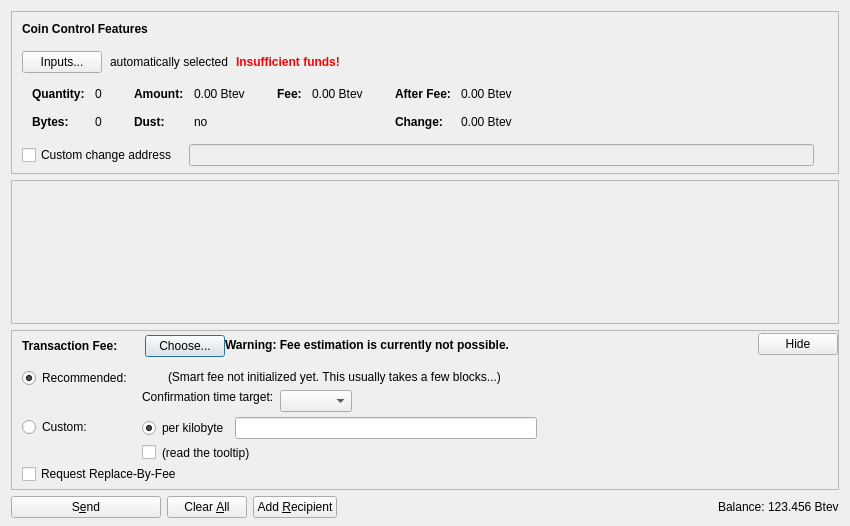
<?xml version="1.0" encoding="UTF-8"?>
<ui version="4.0">
 <class>SendCoinsDialog</class>
 <widget class="QDialog" name="SendCoinsDialog">
  <property name="geometry">
   <rect>
    <x>0</x>
    <y>0</y>
    <width>850</width>
    <height>526</height>
   </rect>
  </property>
  <property name="windowTitle">
   <string>Send Coins</string>
  </property>
  <layout class="QVBoxLayout" name="verticalLayout" stretch="0,1,0,0">
   <property name="bottomMargin">
    <number>8</number>
   </property>
   <item>
    <widget class="QFrame" name="frameCoinControl">
     <property name="sizePolicy">
      <sizepolicy hsizetype="Expanding" vsizetype="Expanding">
       <horstretch>0</horstretch>
       <verstretch>0</verstretch>
      </sizepolicy>
     </property>
     <property name="maximumSize">
      <size>
       <width>16777215</width>
       <height>16777215</height>
      </size>
     </property>
     <property name="frameShape">
      <enum>QFrame::StyledPanel</enum>
     </property>
     <property name="frameShadow">
      <enum>QFrame::Sunken</enum>
     </property>
     <layout class="QVBoxLayout" name="verticalLayoutCoinControl2">
      <property name="spacing">
       <number>0</number>
      </property>
      <property name="leftMargin">
       <number>0</number>
      </property>
      <property name="topMargin">
       <number>0</number>
      </property>
      <property name="rightMargin">
       <number>0</number>
      </property>
      <property name="bottomMargin">
       <number>6</number>
      </property>
      <item>
       <layout class="QVBoxLayout" name="verticalLayoutCoinControl" stretch="0,0,0,0,1">
        <property name="spacing">
         <number>0</number>
        </property>
        <property name="leftMargin">
         <number>10</number>
        </property>
        <property name="topMargin">
         <number>10</number>
        </property>
        <item>
         <layout class="QHBoxLayout" name="horizontalLayoutCoinControl1">
          <property name="bottomMargin">
           <number>15</number>
          </property>
          <item>
           <widget class="QLabel" name="labelCoinControlFeatures">
            <property name="sizePolicy">
             <sizepolicy hsizetype="Preferred" vsizetype="Maximum">
              <horstretch>0</horstretch>
              <verstretch>0</verstretch>
             </sizepolicy>
            </property>
            <property name="font">
             <font>
              <weight>75</weight>
              <bold>true</bold>
             </font>
            </property>
            <property name="styleSheet">
             <string notr="true">font-weight:bold;</string>
            </property>
            <property name="text">
             <string>Coin Control Features</string>
            </property>
           </widget>
          </item>
         </layout>
        </item>
        <item>
         <layout class="QHBoxLayout" name="horizontalLayoutCoinControl2" stretch="0,0,0,0">
          <property name="spacing">
           <number>8</number>
          </property>
          <property name="bottomMargin">
           <number>10</number>
          </property>
          <item>
           <widget class="QPushButton" name="pushButtonCoinControl">
            <property name="styleSheet">
             <string notr="true"/>
            </property>
            <property name="text">
             <string>Inputs...</string>
            </property>
            <property name="autoDefault">
             <bool>false</bool>
            </property>
           </widget>
          </item>
          <item>
           <widget class="QLabel" name="labelCoinControlAutomaticallySelected">
            <property name="text">
             <string>automatically selected</string>
            </property>
            <property name="margin">
             <number>5</number>
            </property>
           </widget>
          </item>
          <item>
           <widget class="QLabel" name="labelCoinControlInsuffFunds">
            <property name="font">
             <font>
              <weight>75</weight>
              <bold>true</bold>
             </font>
            </property>
            <property name="styleSheet">
             <string notr="true">color:red;font-weight:bold;</string>
            </property>
            <property name="text">
             <string>Insufficient funds!</string>
            </property>
            <property name="margin">
             <number>5</number>
            </property>
           </widget>
          </item>
          <item>
           <spacer name="horizontalSpacerCoinControl">
            <property name="orientation">
             <enum>Qt::Horizontal</enum>
            </property>
            <property name="sizeHint" stdset="0">
             <size>
              <width>40</width>
              <height>1</height>
             </size>
            </property>
           </spacer>
          </item>
         </layout>
        </item>
        <item>
         <widget class="QWidget" name="widgetCoinControl" native="true">
          <property name="sizePolicy">
           <sizepolicy hsizetype="Preferred" vsizetype="Preferred">
            <horstretch>0</horstretch>
            <verstretch>0</verstretch>
           </sizepolicy>
          </property>
          <property name="minimumSize">
           <size>
            <width>0</width>
            <height>0</height>
           </size>
          </property>
          <property name="styleSheet">
           <string notr="true"/>
          </property>
          <layout class="QHBoxLayout" name="horizontalLayoutCoinControl5">
           <property name="leftMargin">
            <number>0</number>
           </property>
           <property name="topMargin">
            <number>0</number>
           </property>
           <property name="rightMargin">
            <number>0</number>
           </property>
           <property name="bottomMargin">
            <number>0</number>
           </property>
           <item>
            <layout class="QHBoxLayout" name="horizontalLayoutCoinControl3" stretch="0,0,0,1">
             <property name="spacing">
              <number>20</number>
             </property>
             <property name="topMargin">
              <number>0</number>
             </property>
             <property name="bottomMargin">
              <number>10</number>
             </property>
             <item>
              <layout class="QFormLayout" name="formLayoutCoinControl1">
               <property name="horizontalSpacing">
                <number>10</number>
               </property>
               <property name="verticalSpacing">
                <number>14</number>
               </property>
               <property name="leftMargin">
                <number>10</number>
               </property>
               <property name="topMargin">
                <number>4</number>
               </property>
               <property name="rightMargin">
                <number>6</number>
               </property>
               <item row="0" column="0">
                <widget class="QLabel" name="labelCoinControlQuantityText">
                 <property name="font">
                  <font>
                   <weight>75</weight>
                   <bold>true</bold>
                  </font>
                 </property>
                 <property name="text">
                  <string>Quantity:</string>
                 </property>
                 <property name="margin">
                  <number>0</number>
                 </property>
                </widget>
               </item>
               <item row="0" column="1">
                <widget class="QLabel" name="labelCoinControlQuantity">
                 <property name="cursor">
                  <cursorShape>IBeamCursor</cursorShape>
                 </property>
                 <property name="contextMenuPolicy">
                  <enum>Qt::ActionsContextMenu</enum>
                 </property>
                 <property name="text">
                  <string notr="true">0</string>
                 </property>
                 <property name="margin">
                  <number>0</number>
                 </property>
                 <property name="textInteractionFlags">
                  <set>Qt::LinksAccessibleByMouse|Qt::TextSelectableByKeyboard|Qt::TextSelectableByMouse</set>
                 </property>
                </widget>
               </item>
               <item row="1" column="0">
                <widget class="QLabel" name="labelCoinControlBytesText">
                 <property name="font">
                  <font>
                   <weight>75</weight>
                   <bold>true</bold>
                  </font>
                 </property>
                 <property name="text">
                  <string>Bytes:</string>
                 </property>
                </widget>
               </item>
               <item row="1" column="1">
                <widget class="QLabel" name="labelCoinControlBytes">
                 <property name="cursor">
                  <cursorShape>IBeamCursor</cursorShape>
                 </property>
                 <property name="contextMenuPolicy">
                  <enum>Qt::ActionsContextMenu</enum>
                 </property>
                 <property name="text">
                  <string notr="true">0</string>
                 </property>
                 <property name="textInteractionFlags">
                  <set>Qt::LinksAccessibleByMouse|Qt::TextSelectableByKeyboard|Qt::TextSelectableByMouse</set>
                 </property>
                </widget>
               </item>
              </layout>
             </item>
             <item>
              <layout class="QFormLayout" name="formLayoutCoinControl2">
               <property name="horizontalSpacing">
                <number>10</number>
               </property>
               <property name="verticalSpacing">
                <number>14</number>
               </property>
               <property name="leftMargin">
                <number>6</number>
               </property>
               <property name="topMargin">
                <number>4</number>
               </property>
               <property name="rightMargin">
                <number>6</number>
               </property>
               <item row="0" column="0">
                <widget class="QLabel" name="labelCoinControlAmountText">
                 <property name="font">
                  <font>
                   <weight>75</weight>
                   <bold>true</bold>
                  </font>
                 </property>
                 <property name="text">
                  <string>Amount:</string>
                 </property>
                 <property name="margin">
                  <number>0</number>
                 </property>
                </widget>
               </item>
               <item row="0" column="1">
                <widget class="QLabel" name="labelCoinControlAmount">
                 <property name="cursor">
                  <cursorShape>IBeamCursor</cursorShape>
                 </property>
                 <property name="contextMenuPolicy">
                  <enum>Qt::ActionsContextMenu</enum>
                 </property>
                 <property name="text">
                  <string notr="true">0.00 Btev</string>
                 </property>
                 <property name="textInteractionFlags">
                  <set>Qt::LinksAccessibleByMouse|Qt::TextSelectableByKeyboard|Qt::TextSelectableByMouse</set>
                 </property>
                </widget>
               </item>
               <item row="1" column="0">
                <widget class="QLabel" name="labelCoinControlLowOutputText">
                 <property name="font">
                  <font>
                   <weight>75</weight>
                   <bold>true</bold>
                  </font>
                 </property>
                 <property name="text">
                  <string>Dust:</string>
                 </property>
                </widget>
               </item>
               <item row="1" column="1">
                <widget class="QLabel" name="labelCoinControlLowOutput">
                 <property name="cursor">
                  <cursorShape>IBeamCursor</cursorShape>
                 </property>
                 <property name="contextMenuPolicy">
                  <enum>Qt::ActionsContextMenu</enum>
                 </property>
                 <property name="text">
                  <string notr="true">no</string>
                 </property>
                 <property name="textInteractionFlags">
                  <set>Qt::LinksAccessibleByMouse|Qt::TextSelectableByKeyboard|Qt::TextSelectableByMouse</set>
                 </property>
                </widget>
               </item>
              </layout>
             </item>
             <item>
              <layout class="QFormLayout" name="formLayoutCoinControl3">
               <property name="horizontalSpacing">
                <number>10</number>
               </property>
               <property name="verticalSpacing">
                <number>14</number>
               </property>
               <property name="leftMargin">
                <number>6</number>
               </property>
               <property name="topMargin">
                <number>4</number>
               </property>
               <property name="rightMargin">
                <number>6</number>
               </property>
               <item row="0" column="0">
                <widget class="QLabel" name="labelCoinControlFeeText">
                 <property name="font">
                  <font>
                   <weight>75</weight>
                   <bold>true</bold>
                  </font>
                 </property>
                 <property name="text">
                  <string>Fee:</string>
                 </property>
                 <property name="margin">
                  <number>0</number>
                 </property>
                </widget>
               </item>
               <item row="0" column="1">
                <widget class="QLabel" name="labelCoinControlFee">
                 <property name="cursor">
                  <cursorShape>IBeamCursor</cursorShape>
                 </property>
                 <property name="contextMenuPolicy">
                  <enum>Qt::ActionsContextMenu</enum>
                 </property>
                 <property name="text">
                  <string notr="true">0.00 Btev</string>
                 </property>
                 <property name="textInteractionFlags">
                  <set>Qt::LinksAccessibleByMouse|Qt::TextSelectableByKeyboard|Qt::TextSelectableByMouse</set>
                 </property>
                </widget>
               </item>
              </layout>
             </item>
             <item>
              <layout class="QFormLayout" name="formLayoutCoinControl4">
               <property name="horizontalSpacing">
                <number>10</number>
               </property>
               <property name="verticalSpacing">
                <number>14</number>
               </property>
               <property name="leftMargin">
                <number>6</number>
               </property>
               <property name="topMargin">
                <number>4</number>
               </property>
               <property name="rightMargin">
                <number>6</number>
               </property>
               <item row="0" column="0">
                <widget class="QLabel" name="labelCoinControlAfterFeeText">
                 <property name="font">
                  <font>
                   <weight>75</weight>
                   <bold>true</bold>
                  </font>
                 </property>
                 <property name="text">
                  <string>After Fee:</string>
                 </property>
                 <property name="margin">
                  <number>0</number>
                 </property>
                </widget>
               </item>
               <item row="0" column="1">
                <widget class="QLabel" name="labelCoinControlAfterFee">
                 <property name="cursor">
                  <cursorShape>IBeamCursor</cursorShape>
                 </property>
                 <property name="contextMenuPolicy">
                  <enum>Qt::ActionsContextMenu</enum>
                 </property>
                 <property name="text">
                  <string notr="true">0.00 Btev</string>
                 </property>
                 <property name="textInteractionFlags">
                  <set>Qt::LinksAccessibleByMouse|Qt::TextSelectableByKeyboard|Qt::TextSelectableByMouse</set>
                 </property>
                </widget>
               </item>
               <item row="1" column="0">
                <widget class="QLabel" name="labelCoinControlChangeText">
                 <property name="font">
                  <font>
                   <weight>75</weight>
                   <bold>true</bold>
                  </font>
                 </property>
                 <property name="text">
                  <string>Change:</string>
                 </property>
                </widget>
               </item>
               <item row="1" column="1">
                <widget class="QLabel" name="labelCoinControlChange">
                 <property name="cursor">
                  <cursorShape>IBeamCursor</cursorShape>
                 </property>
                 <property name="contextMenuPolicy">
                  <enum>Qt::ActionsContextMenu</enum>
                 </property>
                 <property name="text">
                  <string notr="true">0.00 Btev</string>
                 </property>
                 <property name="textInteractionFlags">
                  <set>Qt::LinksAccessibleByMouse|Qt::TextSelectableByKeyboard|Qt::TextSelectableByMouse</set>
                 </property>
                </widget>
               </item>
              </layout>
             </item>
            </layout>
           </item>
          </layout>
         </widget>
        </item>
        <item>
         <layout class="QHBoxLayout" name="horizontalLayoutCoinControl4" stretch="0,0,0">
          <property name="spacing">
           <number>12</number>
          </property>
          <property name="sizeConstraint">
           <enum>QLayout::SetDefaultConstraint</enum>
          </property>
          <property name="topMargin">
           <number>5</number>
          </property>
          <property name="rightMargin">
           <number>5</number>
          </property>
          <item>
           <widget class="QCheckBox" name="checkBoxCoinControlChange">
            <property name="toolTip">
             <string>If this is activated, but the change address is empty or invalid, change will be sent to a newly generated address.</string>
            </property>
            <property name="text">
             <string>Custom change address</string>
            </property>
           </widget>
          </item>
          <item>
           <widget class="QValidatedLineEdit" name="lineEditCoinControlChange">
            <property name="enabled">
             <bool>false</bool>
            </property>
            <property name="sizePolicy">
             <sizepolicy hsizetype="Expanding" vsizetype="Fixed">
              <horstretch>0</horstretch>
              <verstretch>0</verstretch>
             </sizepolicy>
            </property>
           </widget>
          </item>
          <item>
           <widget class="QLabel" name="labelCoinControlChangeLabel">
            <property name="sizePolicy">
             <sizepolicy hsizetype="Preferred" vsizetype="Expanding">
              <horstretch>0</horstretch>
              <verstretch>0</verstretch>
             </sizepolicy>
            </property>
            <property name="minimumSize">
             <size>
              <width>0</width>
              <height>0</height>
             </size>
            </property>
            <property name="text">
             <string/>
            </property>
            <property name="margin">
             <number>3</number>
            </property>
           </widget>
          </item>
         </layout>
        </item>
        <item>
         <spacer name="verticalSpacerCoinControl">
          <property name="orientation">
           <enum>Qt::Vertical</enum>
          </property>
          <property name="sizeHint" stdset="0">
           <size>
            <width>800</width>
            <height>1</height>
           </size>
          </property>
         </spacer>
        </item>
       </layout>
      </item>
     </layout>
    </widget>
   </item>
   <item>
    <widget class="QScrollArea" name="scrollArea">
     <property name="widgetResizable">
      <bool>true</bool>
     </property>
     <widget class="QWidget" name="scrollAreaWidgetContents">
      <property name="geometry">
       <rect>
        <x>0</x>
        <y>0</y>
        <width>830</width>
        <height>104</height>
       </rect>
      </property>
      <layout class="QVBoxLayout" name="verticalLayout_2" stretch="0,1">
       <property name="leftMargin">
        <number>0</number>
       </property>
       <property name="topMargin">
        <number>0</number>
       </property>
       <property name="rightMargin">
        <number>0</number>
       </property>
       <property name="bottomMargin">
        <number>0</number>
       </property>
       <item>
        <layout class="QVBoxLayout" name="entries">
         <property name="spacing">
          <number>6</number>
         </property>
        </layout>
       </item>
       <item>
        <spacer name="verticalSpacer">
         <property name="orientation">
          <enum>Qt::Vertical</enum>
         </property>
         <property name="sizeHint" stdset="0">
          <size>
           <width>20</width>
           <height>40</height>
          </size>
         </property>
        </spacer>
       </item>
      </layout>
     </widget>
    </widget>
   </item>
   <item>
    <widget class="QFrame" name="frameFee">
     <property name="sizePolicy">
      <sizepolicy hsizetype="Expanding" vsizetype="Expanding">
       <horstretch>0</horstretch>
       <verstretch>0</verstretch>
      </sizepolicy>
     </property>
     <property name="maximumSize">
      <size>
       <width>16777215</width>
       <height>16777215</height>
      </size>
     </property>
     <property name="frameShape">
      <enum>QFrame::StyledPanel</enum>
     </property>
     <property name="frameShadow">
      <enum>QFrame::Sunken</enum>
     </property>
     <layout class="QVBoxLayout" name="verticalLayoutFee1">
      <property name="spacing">
       <number>0</number>
      </property>
      <property name="leftMargin">
       <number>0</number>
      </property>
      <property name="topMargin">
       <number>0</number>
      </property>
      <property name="rightMargin">
       <number>0</number>
      </property>
      <property name="bottomMargin">
       <number>0</number>
      </property>
      <item>
       <layout class="QVBoxLayout" name="verticalLayoutFee2" stretch="0,0,0">
        <property name="spacing">
         <number>0</number>
        </property>
        <property name="leftMargin">
         <number>10</number>
        </property>
        <property name="topMargin">
         <number>0</number>
        </property>
        <item>
         <layout class="QHBoxLayout" name="horizontalLayoutFee1">
          <property name="bottomMargin">
           <number>0</number>
          </property>
          <item>
           <layout class="QVBoxLayout" name="verticalLayoutFee7">
            <property name="spacing">
             <number>0</number>
            </property>
            <item>
             <spacer name="verticalSpacerSmartFee">
              <property name="orientation">
               <enum>Qt::Vertical</enum>
              </property>
              <property name="sizeType">
               <enum>QSizePolicy::Fixed</enum>
              </property>
              <property name="sizeHint" stdset="0">
               <size>
                <width>1</width>
                <height>4</height>
               </size>
              </property>
             </spacer>
            </item>
            <item>
             <layout class="QHBoxLayout" name="horizontalLayoutSmartFee">
              <property name="spacing">
               <number>10</number>
              </property>
              <item>
               <widget class="QLabel" name="labelFeeHeadline">
                <property name="sizePolicy">
                 <sizepolicy hsizetype="Preferred" vsizetype="Maximum">
                  <horstretch>0</horstretch>
                  <verstretch>0</verstretch>
                 </sizepolicy>
                </property>
                <property name="font">
                 <font>
                  <weight>75</weight>
                  <bold>true</bold>
                 </font>
                </property>
                <property name="styleSheet">
                 <string notr="true">font-weight:bold;</string>
                </property>
                <property name="text">
                 <string>Transaction Fee:</string>
                </property>
               </widget>
              </item>
              <item>
               <widget class="QLabel" name="labelFeeMinimized">
                <property name="text">
                 <string/>
                </property>
               </widget>
              </item>
              <item>
               <widget class="QPushButton" name="buttonChooseFee">
                <property name="text">
                 <string>Choose...</string>
                </property>
               </widget>
              </item>
             </layout>
            </item>
            <item>
             <spacer name="verticalSpacer_5">
              <property name="orientation">
               <enum>Qt::Vertical</enum>
              </property>
              <property name="sizeHint" stdset="0">
               <size>
                <width>1</width>
                <height>1</height>
               </size>
              </property>
             </spacer>
            </item>
           </layout>
          </item>
          <item>
           <widget class="QLabel" name="fallbackFeeWarningLabel">
            <property name="toolTip">
             <string>Using the fallbackfee can result in sending a transaction that will take several hours or days (or never) to confirm. Consider choosing your fee manually or wait until you have validated the complete chain.</string>
            </property>
            <property name="font">
            <font>
                <weight>75</weight>
                <bold>true</bold>
            </font>
            </property>
            <property name="text">
             <string>Warning: Fee estimation is currently not possible.</string>
            </property>
            <property name="wordWrap">
             <bool>false</bool>
            </property>
           </widget>
          </item>
          <item>
           <spacer name="horizontalSpacer_4">
            <property name="orientation">
             <enum>Qt::Horizontal</enum>
            </property>
            <property name="sizeType">
             <enum>QSizePolicy::MinimumExpanding</enum>
            </property>
            <property name="sizeHint" stdset="0">
             <size>
              <width>40</width>
              <height>20</height>
             </size>
            </property>
           </spacer>
          </item>
          <item>
           <widget class="QPushButton" name="buttonMinimizeFee">
            <property name="toolTip">
             <string>collapse fee-settings</string>
            </property>
            <property name="text">
             <string>Hide</string>
            </property>
           </widget>
          </item>
         </layout>
        </item>
        <item>
         <widget class="QFrame" name="frameFeeSelection">
          <layout class="QVBoxLayout" name="verticalLayoutFee12">
           <property name="spacing">
            <number>0</number>
           </property>
           <property name="leftMargin">
            <number>0</number>
           </property>
           <property name="topMargin">
            <number>0</number>
           </property>
           <property name="rightMargin">
            <number>0</number>
           </property>
           <property name="bottomMargin">
            <number>0</number>
           </property>
           <item>
            <layout class="QGridLayout" name="gridLayoutFee">
             <property name="topMargin">
              <number>10</number>
             </property>
             <property name="bottomMargin">
              <number>4</number>
             </property>
             <property name="horizontalSpacing">
              <number>10</number>
             </property>
             <property name="verticalSpacing">
              <number>4</number>
             </property>
             <item row="1" column="1">
              <layout class="QVBoxLayout" name="verticalLayoutFee8">
               <property name="spacing">
                <number>6</number>
               </property>
               <item>
                <layout class="QHBoxLayout" name="horizontalLayoutFee13">
                 <item>
                  <widget class="QRadioButton" name="radioCustomPerKilobyte">
                   <property name="toolTip">
                    <string>If the custom fee is set to 1000 satoshis and the transaction is only 250 bytes, then &quot;per kilobyte&quot; only pays 250 satoshis in fee, while &quot;total at least&quot; pays 1000 satoshis. For transactions bigger than a kilobyte both pay by kilobyte.</string>
                   </property>
                   <property name="text">
                    <string>per kilobyte</string>
                   </property>
                   <property name="checked">
                    <bool>true</bool>
                   </property>
                   <attribute name="buttonGroup">
                    <string notr="true">groupCustomFee</string>
                   </attribute>
                  </widget>
                 </item>
                 <item>
                  <widget class="BitcoinAmountField" name="customFee"/>
                 </item>
                 <item>
                  <spacer name="horizontalSpacer_6">
                   <property name="orientation">
                    <enum>Qt::Horizontal</enum>
                   </property>
                   <property name="sizeHint" stdset="0">
                    <size>
                     <width>1</width>
                     <height>1</height>
                    </size>
                   </property>
                  </spacer>
                 </item>
                </layout>
               </item>
               <item>
                <layout class="QHBoxLayout" name="horizontalLayoutFee8">
                 <item>
                  <widget class="QCheckBox" name="checkBoxMinimumFee">
                   <property name="toolTip">
                    <string>Paying only the minimum fee is just fine as long as there is less transaction volume than space in the blocks. But be aware that this can end up in a never confirming transaction once there is more demand for bitcoinevelin transactions than the network can process.</string>
                   </property>
                   <property name="text">
                    <string/>
                   </property>
                  </widget>
                 </item>
                 <item>
                  <widget class="QLabel" name="labelMinFeeWarning">
                   <property name="enabled">
                    <bool>true</bool>
                   </property>
                   <property name="toolTip">
                    <string>Paying only the minimum fee is just fine as long as there is less transaction volume than space in the blocks. But be aware that this can end up in a never confirming transaction once there is more demand for bitcoinevelin transactions than the network can process.</string>
                   </property>
                   <property name="text">
                    <string>(read the tooltip)</string>
                   </property>
                   <property name="margin">
                    <number>5</number>
                   </property>
                  </widget>
                 </item>
                 <item>
                  <spacer name="horizontalSpacer_2">
                   <property name="orientation">
                    <enum>Qt::Horizontal</enum>
                   </property>
                   <property name="sizeHint" stdset="0">
                    <size>
                     <width>1</width>
                     <height>1</height>
                    </size>
                   </property>
                  </spacer>
                 </item>
                </layout>
               </item>
              </layout>
             </item>
             <item row="0" column="0">
              <layout class="QVBoxLayout" name="verticalLayoutFee4" stretch="0,1">
               <item>
                <widget class="QRadioButton" name="radioSmartFee">
                 <property name="text">
                  <string>Recommended:</string>
                 </property>
                 <property name="checked">
                  <bool>true</bool>
                 </property>
                 <attribute name="buttonGroup">
                  <string notr="true">groupFee</string>
                 </attribute>
                </widget>
               </item>
               <item>
                <spacer name="verticalSpacer_2">
                 <property name="orientation">
                  <enum>Qt::Vertical</enum>
                 </property>
                 <property name="sizeHint" stdset="0">
                  <size>
                   <width>1</width>
                   <height>1</height>
                  </size>
                 </property>
                </spacer>
               </item>
              </layout>
             </item>
             <item row="1" column="0">
              <layout class="QVBoxLayout" name="verticalLayoutFee9" stretch="0,1">
               <item>
                <widget class="QRadioButton" name="radioCustomFee">
                 <property name="text">
                  <string>Custom:</string>
                 </property>
                 <attribute name="buttonGroup">
                  <string notr="true">groupFee</string>
                 </attribute>
                </widget>
               </item>
               <item>
                <spacer name="verticalSpacer_6">
                 <property name="orientation">
                  <enum>Qt::Vertical</enum>
                 </property>
                 <property name="sizeHint" stdset="0">
                  <size>
                   <width>1</width>
                   <height>1</height>
                  </size>
                 </property>
                </spacer>
               </item>
              </layout>
             </item>
             <item row="0" column="1">
              <layout class="QVBoxLayout" name="verticalLayoutFee3" stretch="0,0,1">
               <property name="spacing">
                <number>6</number>
               </property>
               <property name="topMargin">
                <number>2</number>
               </property>
               <item>
                <layout class="QHBoxLayout" name="horizontalLayoutFee12">
                 <item>
                  <widget class="QLabel" name="labelSmartFee">
                   <property name="text">
                    <string/>
                   </property>
                   <property name="margin">
                    <number>2</number>
                   </property>
                  </widget>
                 </item>
                 <item>
                  <widget class="QLabel" name="labelFeeEstimation">
                   <property name="text">
                    <string/>
                   </property>
                  </widget>
                 </item>
                 <item>
                  <widget class="QLabel" name="labelSmartFee2">
                   <property name="text">
                    <string>(Smart fee not initialized yet. This usually takes a few blocks...)</string>
                   </property>
                   <property name="margin">
                    <number>2</number>
                   </property>
                  </widget>
                 </item>
                 <item>
                  <spacer name="horizontalSpacer_5">
                   <property name="orientation">
                    <enum>Qt::Horizontal</enum>
                   </property>
                   <property name="sizeHint" stdset="0">
                    <size>
                     <width>1</width>
                     <height>1</height>
                    </size>
                   </property>
                  </spacer>
                 </item>
                </layout>
               </item>
               <item>
                <layout class="QHBoxLayout" name="horizontalLayoutFee9">
                 <item>
                  <layout class="QVBoxLayout" name="verticalLayoutFee6">
                   <item>
                    <widget class="QLabel" name="labelSmartFee3">
                     <property name="text">
                      <string>Confirmation time target:</string>
                     </property>
                     <property name="margin">
                      <number>2</number>
                     </property>
                    </widget>
                   </item>
                   <item>
                    <spacer name="verticalSpacer_3">
                     <property name="orientation">
                      <enum>Qt::Vertical</enum>
                     </property>
                     <property name="sizeHint" stdset="0">
                      <size>
                       <width>1</width>
                       <height>1</height>
                      </size>
                     </property>
                    </spacer>
                   </item>
                  </layout>
                 </item>
                 <item>
                  <layout class="QVBoxLayout" name="verticalLayoutFee5">
                   <property name="rightMargin">
                    <number>30</number>
                   </property>
                   <item>
                    <layout class="QHBoxLayout" name="horizontalLayoutConfTarget">
                     <property name="bottomMargin">
                      <number>0</number>
                     </property>
                     <item>
                      <widget class="QComboBox" name="confTargetSelector"/>
                     </item>
                     <item>
                      <spacer name="horizontalSpacerConfTarget">
                       <property name="orientation">
                        <enum>Qt::Horizontal</enum>
                       </property>
                       <property name="sizeHint" stdset="0">
                        <size>
                         <width>40</width>
                         <height>20</height>
                        </size>
                       </property>
                      </spacer>
                     </item>
                    </layout>
                   </item>
                  </layout>
                 </item>
                </layout>
               </item>
               <item>
                <spacer name="verticalSpacer_4">
                 <property name="orientation">
                  <enum>Qt::Vertical</enum>
                 </property>
                 <property name="sizeHint" stdset="0">
                  <size>
                   <width>1</width>
                   <height>1</height>
                  </size>
                 </property>
                </spacer>
               </item>
              </layout>
             </item>
            </layout>
           </item>
           <item>
            <widget class="QCheckBox" name="optInRBF">
             <property name="text">
              <string>Request Replace-By-Fee</string>
             </property>
             <property name="toolTip">
              <string>Indicates that the sender may wish to replace this transaction with a new one paying higher fees (prior to being confirmed).</string>
             </property>
            </widget>
           </item>
          </layout>
         </widget>
        </item>
        <item>
         <spacer name="verticalSpacerFee">
          <property name="orientation">
           <enum>Qt::Vertical</enum>
          </property>
          <property name="sizeHint" stdset="0">
           <size>
            <width>40</width>
            <height>5</height>
           </size>
          </property>
         </spacer>
        </item>
       </layout>
      </item>
     </layout>
    </widget>
   </item>
   <item>
    <layout class="QHBoxLayout" name="horizontalLayout">
     <item>
      <widget class="QPushButton" name="sendButton">
       <property name="minimumSize">
        <size>
         <width>150</width>
         <height>0</height>
        </size>
       </property>
       <property name="toolTip">
        <string>Confirm the send action</string>
       </property>
       <property name="text">
        <string>S&amp;end</string>
       </property>
       <property name="icon">
        <iconset resource="../bitcoin.qrc">
         <normaloff>:/icons/send</normaloff>:/icons/send</iconset>
       </property>
       <property name="autoDefault">
        <bool>false</bool>
       </property>
       <property name="default">
        <bool>false</bool>
       </property>
      </widget>
     </item>
     <item>
      <widget class="QPushButton" name="clearButton">
       <property name="sizePolicy">
        <sizepolicy hsizetype="Minimum" vsizetype="Fixed">
         <horstretch>0</horstretch>
         <verstretch>0</verstretch>
        </sizepolicy>
       </property>
       <property name="toolTip">
        <string>Clear all fields of the form.</string>
       </property>
       <property name="text">
        <string>Clear &amp;All</string>
       </property>
       <property name="icon">
        <iconset resource="../bitcoin.qrc">
         <normaloff>:/icons/remove</normaloff>:/icons/remove</iconset>
       </property>
       <property name="autoDefault">
        <bool>false</bool>
       </property>
      </widget>
     </item>
     <item>
      <widget class="QPushButton" name="addButton">
       <property name="toolTip">
        <string>Send to multiple recipients at once</string>
       </property>
       <property name="text">
        <string>Add &amp;Recipient</string>
       </property>
       <property name="icon">
        <iconset resource="../bitcoin.qrc">
         <normaloff>:/icons/add</normaloff>:/icons/add</iconset>
       </property>
       <property name="autoDefault">
        <bool>false</bool>
       </property>
      </widget>
     </item>
     <item>
      <spacer name="horizontalSpacer">
       <property name="orientation">
        <enum>Qt::Horizontal</enum>
       </property>
       <property name="sizeHint" stdset="0">
        <size>
         <width>40</width>
         <height>20</height>
        </size>
       </property>
      </spacer>
     </item>
     <item>
      <layout class="QHBoxLayout" name="horizontalLayout_2">
       <property name="spacing">
        <number>3</number>
       </property>
       <item>
        <widget class="QLabel" name="label">
         <property name="sizePolicy">
          <sizepolicy hsizetype="Preferred" vsizetype="Fixed">
           <horstretch>0</horstretch>
           <verstretch>0</verstretch>
          </sizepolicy>
         </property>
         <property name="text">
          <string>Balance:</string>
         </property>
        </widget>
       </item>
       <item>
        <widget class="QLabel" name="labelBalance">
         <property name="sizePolicy">
          <sizepolicy hsizetype="Preferred" vsizetype="Fixed">
           <horstretch>0</horstretch>
           <verstretch>0</verstretch>
          </sizepolicy>
         </property>
         <property name="cursor">
          <cursorShape>IBeamCursor</cursorShape>
         </property>
         <property name="text">
          <string notr="true">123.456 Btev</string>
         </property>
         <property name="textInteractionFlags">
          <set>Qt::LinksAccessibleByMouse|Qt::TextSelectableByKeyboard|Qt::TextSelectableByMouse</set>
         </property>
        </widget>
       </item>
      </layout>
     </item>
    </layout>
   </item>
  </layout>
 </widget>
 <customwidgets>
  <customwidget>
   <class>QValidatedLineEdit</class>
   <extends>QLineEdit</extends>
   <header>qvalidatedlineedit.h</header>
  </customwidget>
  <customwidget>
   <class>BitcoinAmountField</class>
   <extends>QLineEdit</extends>
   <header>bitcoinamountfield.h</header>
   <container>1</container>
  </customwidget>
 </customwidgets>
 <resources>
  <include location="../bitcoin.qrc"/>
 </resources>
 <connections/>
 <buttongroups>
  <buttongroup name="groupFee"/>
  <buttongroup name="groupCustomFee"/>
 </buttongroups>
</ui>
